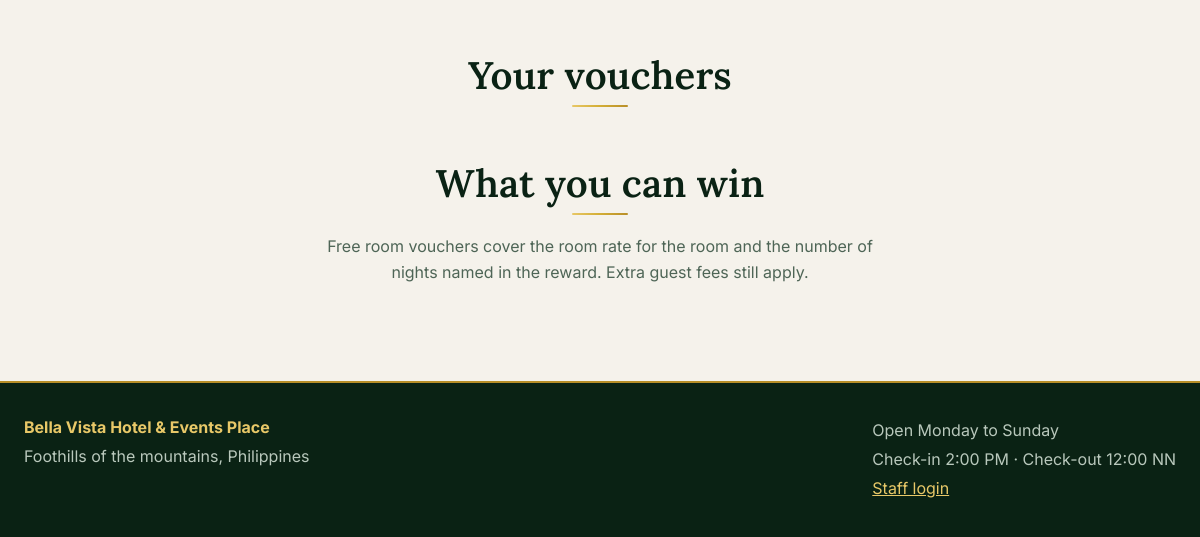
/rewards.php (lower part), run on an earlier commit of the app's database.
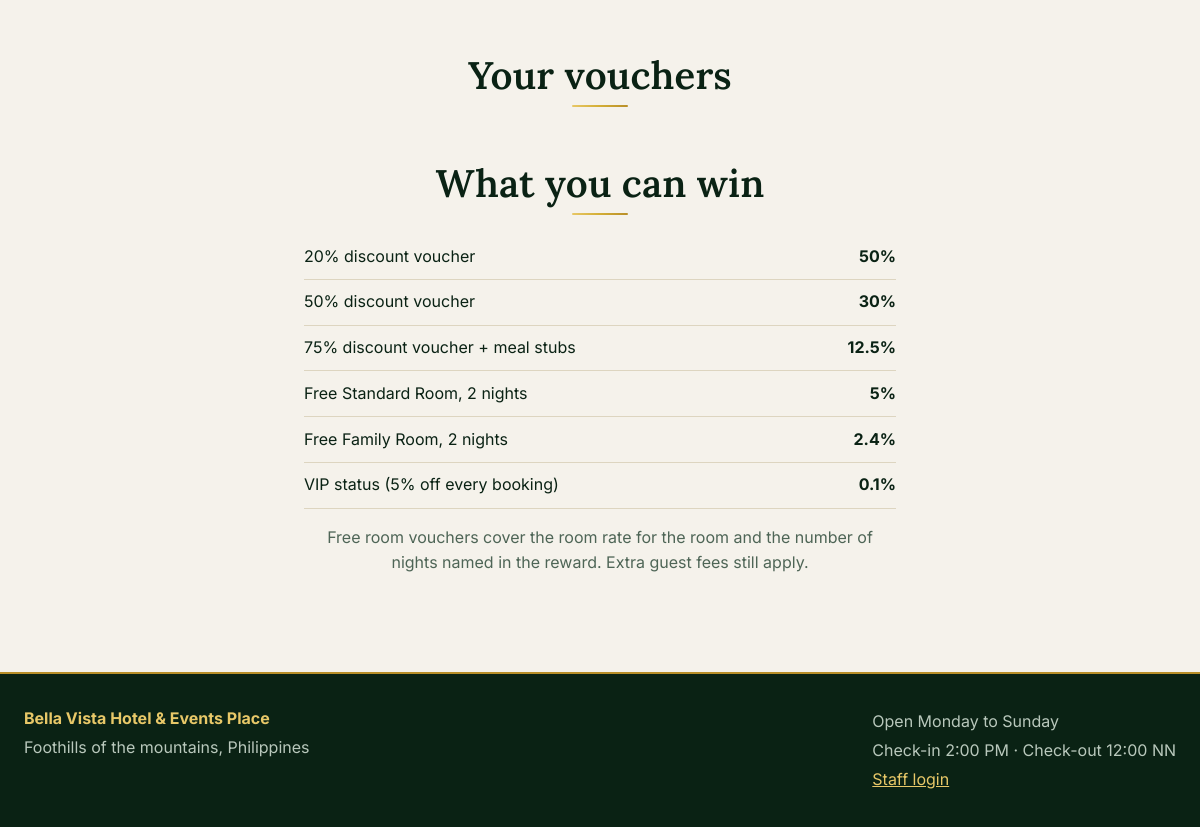
And on a later commit of the database.
### tables this page shows
CREATE TABLE IF NOT EXISTS wheel_prizes (
    id INT AUTO_INCREMENT PRIMARY KEY,
    label VARCHAR(60),
    kind VARCHAR(20),
    pct INT DEFAULT 0,
    room_id INT NULL,
    room_type VARCHAR(10) NULL,
    nights TINYINT DEFAULT 2,
    chance DECIMAL(5, 2) DEFAULT 0,
    active TINYINT DEFAULT 1
);

### config.php (called while the page is built, shortened)
<?php
function pctText($n)
{
   return rtrim(rtrim(number_format((float) $n, 2, '.', ''), '0'), '.');
}
function wheelPrizes($pdo)
{
   return $pdo->query('SELECT p.id,p.label,p.kind,COALESCE(t.base,p.kind) base,p.pct,p.room_id,p.room_type,p.nights,p.chance FROM wheel_prizes p LEFT JOIN reward_types t ON t.code=p.kind WHERE p.active=1 ORDER BY p.id')->fetchAll();
}

### rewards.php (the view, shortened to what this page needs)
<?php require 'config.php';
include 'head.php'; ?>
<section class="wrap narrow">
    <h2 id="vouchers" data-t>Your vouchers</h2>
    <h2 data-t>What you can win</h2>
    <ul class="list"><?php foreach (wheelPrizes($pdo) as $p)
        echo '<li>' . htmlspecialchars($p['label']) . '<b>' . pctText($p['chance']) . '%</b></li>'; ?>
    </ul>
    <p class="mu" data-t>Free room vouchers cover the room rate for the room and the number of nights named in the reward. Extra guest fees still apply.</p>
</section>
<?php include 'foot.php'; ?>

### head.php (shortened to what this page needs)
<!doctype html>
<html lang="en" data-theme="light">
<head>
    <link rel="stylesheet" href="assets/style.css">
</head>
<body<?= isset($bodyClass) ? ' class="' . $bodyClass . '"' : '' ?>>

### foot.php (shortened to what this page needs)
<footer>
    <div><b>Bella Vista Hotel &amp; Events Place</b>
        <p data-t>Foothills of the mountains, Philippines</p>
    </div>
    <div>
        <p data-t>Open Monday to Sunday</p>
        <p><span data-t>Check-in</span> 2:00 PM &middot; <span data-t>Check-out</span> 12:00 NN</p>
        <p><a href="admin.php" data-t>Staff login</a></p>
    </div>
</footer>
</body>
</html>

### assets/style.css (style rules this page uses)
:root { --bg: #F5F2EB; --sf: #FDFBF6; --pri: #113320; --acc: #B88E28; --acc-tx: #86640F; --tx: #0A2214; --mu: #4E6556; --ln: #DDD5C0; --err: #A64B3C; --ok: #2B6E47; --on: #F7F4EC; --hd: 'Lora', 'Cormorant Garamond', Georgia, serif; --bd: Inter, system-ui, sans-serif; --forest-d: #0A2214; --emerald: #1B4D32; --gold: #D4AF37; --gold-hi: #E8C868; --gold-lo: #B88E28; --ivory: #F7F4EC; --goldg: linear-gradient(135deg, #E8C868 0%, #D4AF37 48%, #B88E28 100%); --ease: cubic-bezier(.22, .61, .36, 1); color-scheme: light }
* { box-sizing: border-box }
body { margin: 0; background: var(--bg); color: var(--tx); font: 16px/1.6 var(--bd) }
h1, h2, h3 { font-family: var(--hd); line-height: 1.15; margin: 0 0 .5em }
h2 { font-size: 2rem; margin-top: 1.4em }
.wrap { max-width: 1100px; margin: 0 auto; padding: 2rem 1.5rem }
.narrow { max-width: 640px; text-align: center }
.mu { color: var(--mu) }
.list { list-style: none; padding: 0; text-align: left }
.list li { display: flex; justify-content: space-between; padding: .6rem 0; border-bottom: 1px solid var(--ln) }
footer { display: flex; flex-wrap: wrap; gap: 2rem; justify-content: space-between; padding: 2rem 1.5rem; background: var(--sf); border-top: 1px solid var(--ln); margin-top: 3rem }
footer p { margin: .2rem 0; color: var(--mu) }
body { font-variant-numeric: lining-nums; font-feature-settings: "lnum" 1 }
body:not(.admbody) { min-height: 100vh; display: flex; flex-direction: column }
body:not(.admbody)>section { width: 100% }
body:not(.admbody)>section:last-of-type { flex: 1 0 auto }
:root { --forest: #113320; --cream: #F5F2EB }
:root { --nav: 'Manrope', Inter, system-ui, sans-serif }
html { scroll-behavior: smooth }
html { scroll-behavior: smooth; scroll-padding-top: 5.5rem; scrollbar-color: var(--gold-lo) var(--bg) }
h1, h2, h3 { font-weight: 600; letter-spacing: .005em }
h2 { font-size: 2.4rem }
section.wrap > h2::after { content: ""; display: block; width: 56px; height: 2px; margin-top: .5rem; border-radius: 2px; background: var(--goldg) }
section.wrap.narrow > h2::after { margin-inline: auto }
body:not(.admbody) { padding-top: var(--navh, 4.9rem) }
a { color: inherit }
footer { background: var(--forest-d); color: var(--ivory); border-top: 2px solid var(--gold-lo) }
footer p { color: #B9C8BC }
footer a { color: var(--gold-hi) }
footer h3, footer h4, footer b { color: var(--gold-hi) }
html::after { content: ""; position: fixed; inset: 0; z-index: 60; pointer-events: none; opacity: 0; background: radial-gradient(circle at 50% 40%, var(--emerald), var(--forest-d) 70%); animation: curtainout .65s var(--ease) both }
body:not(.admbody) > :not(header):not(aside):not(#dov):not(dialog):not(script):not(style):not(link):not(.hero) { animation: pagein .7s var(--ease) .04s backwards }
body:not(.admbody) > :nth-child(n+7) { animation-delay: .28s }

What changed in the data, as far as the page shows it:
added wheel_prizes: label "20% discount voucher", chance "50"
added wheel_prizes: label "50% discount voucher", chance "30"
added wheel_prizes: label "75% discount voucher + meal stubs", chance "12.5"
added wheel_prizes: label "Free Standard Room, 2 nights", chance "5"
added wheel_prizes: label "Free Family Room, 2 nights", chance "2.4"
added wheel_prizes: label "VIP status (5% off every booking)", chance "0.1"
